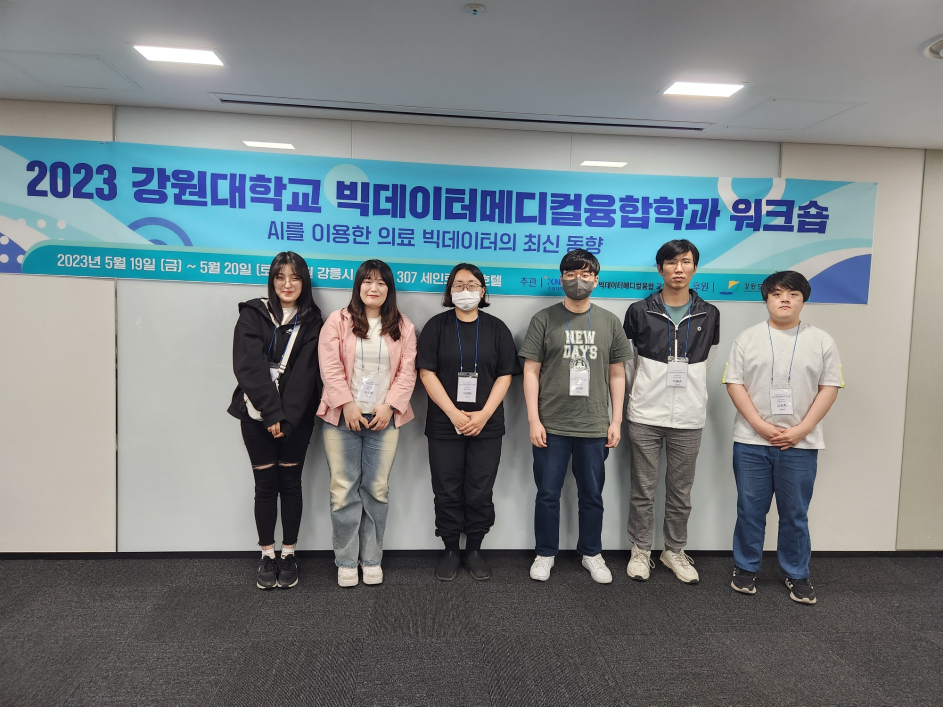
#> input picture images/gallery/20230519154421.jpg, 1885 x 1413 px (shown at 1/2 size); its folder holds 4 pictures in this run
$ python generate_gallery_thumbnails.py
#> lines starting #> are read from the running program, lines starting #| are printed output that depends on the picture
#!/usr/bin/env python3

import argparse
from pathlib import Path

from PIL import Image, ImageOps


ROOT = Path(__file__).resolve().parents[1]
GALLERY_DIR = ROOT / "images" / "gallery"
THUMBNAIL_DIR = GALLERY_DIR / "thumbnails"
IMAGE_EXTENSIONS = {".jpg", ".jpeg", ".png", ".webp"}


def thumbnail_path(source: Path, width: int, height: int) -> Path:
    return THUMBNAIL_DIR / f"{source.stem}-{width}x{height}.jpg"


def needs_update(source: Path, output: Path) -> bool:
    return not output.exists() or source.stat().st_mtime > output.stat().st_mtime


def generate_thumbnail(source: Path, output: Path, width: int, height: int, quality: int) -> bool:
#> called with width = 640, height = 400, quality = 78
    if not needs_update(source, output):
        return False

    output.parent.mkdir(parents=True, exist_ok=True)

    with Image.open(source) as image:
#> image is the input picture: PIL image 1885x1413 RGB; mean R, G, B 119.1, 127.1, 129.8
        image = ImageOps.exif_transpose(image)
        image = image.convert("RGB")
        image = ImageOps.fit(
            image,
            (width, height),
            method=Image.Resampling.LANCZOS,
            centering=(0.5, 0.5),
        )
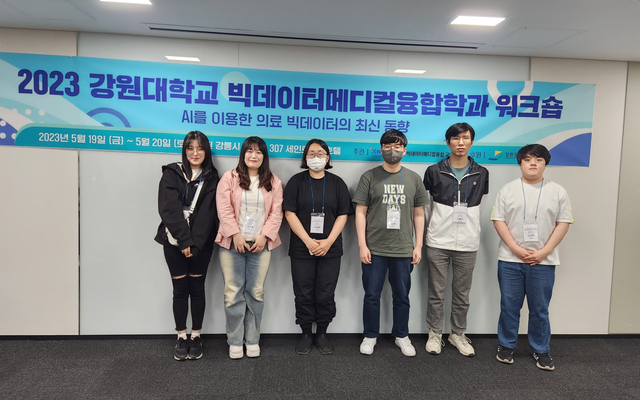
#> image: PIL image 640x400 RGB; mean R, G, B 122.1, 131.9, 135.1
        image.save(output, "JPEG", quality=quality, optimize=True, progressive=True)

    return True


def gallery_images() -> list[Path]:
    if not GALLERY_DIR.exists():
        return []

    return sorted(
        path
        for path in GALLERY_DIR.iterdir()
        if path.is_file() and path.suffix.lower() in IMAGE_EXTENSIONS
    )


def main():
    parser = argparse.ArgumentParser()
    parser.add_argument("--width", type=int, default=640)
    parser.add_argument("--height", type=int, default=400)
    parser.add_argument("--quality", type=int, default=78)
    args = parser.parse_args()

    generated = 0
    skipped = 0

    for source in gallery_images():
        output = thumbnail_path(source, args.width, args.height)
        if generate_thumbnail(source, output, args.width, args.height, args.quality):
            generated += 1
            print(f"THUMBNAIL {source.relative_to(ROOT)} -> {output.relative_to(ROOT)}")
        else:
            skipped += 1
#> pass 2 of the loop in main, `for source in gallery_images():`:
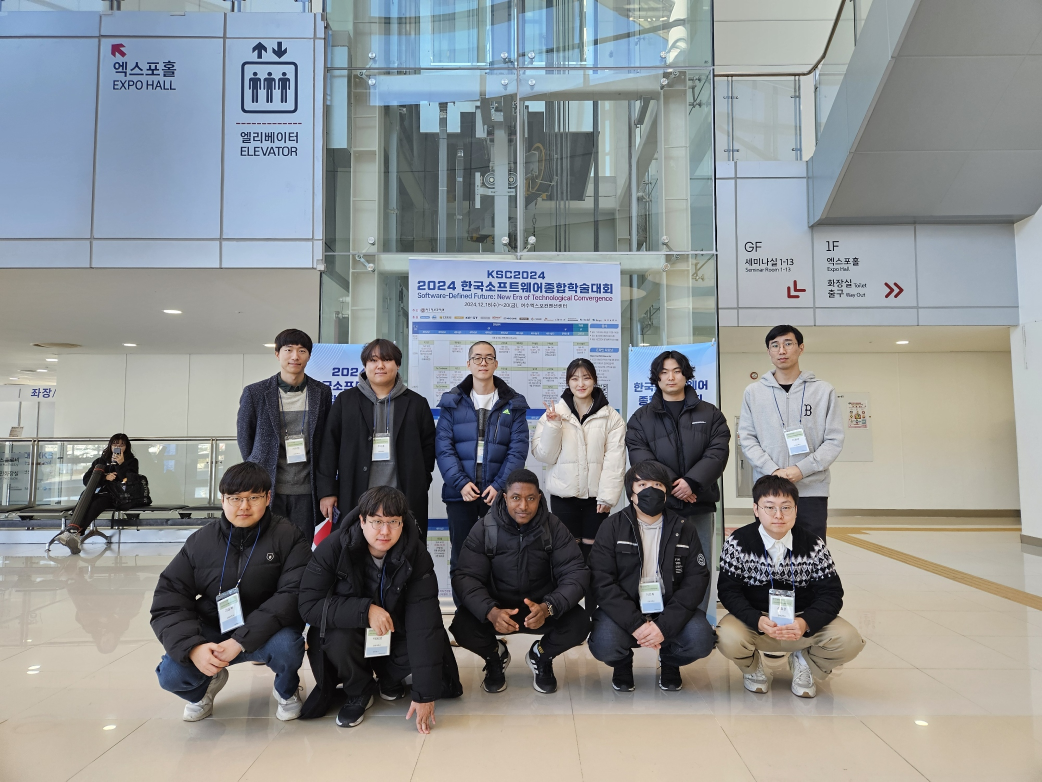
#> input picture images/gallery/20241218124717.jpg, 2084 x 1563 px (shown at 1/2 size)
#> in generate_thumbnail, image is the input picture: PIL image 2084x1563 RGB; mean R, G, B 139.2, 142.3, 143.4
#> in generate_thumbnail (call 2), `image = ImageOps.fit( image, (width, height), method=Image.Resampling...`:
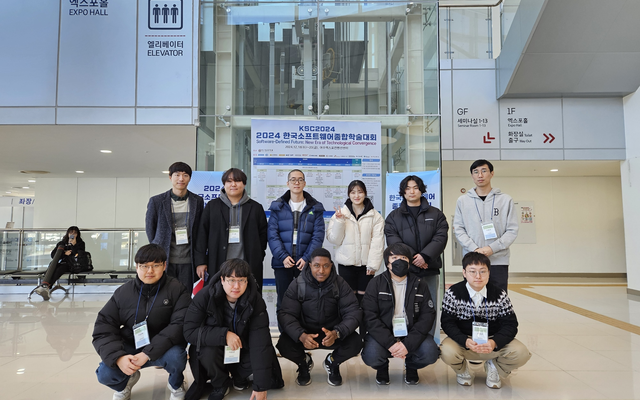
#> image: PIL image 640x400 RGB; mean R, G, B 132.6, 135.7, 137.5
#> pass 3 of the loop in main, `for source in gallery_images():`:
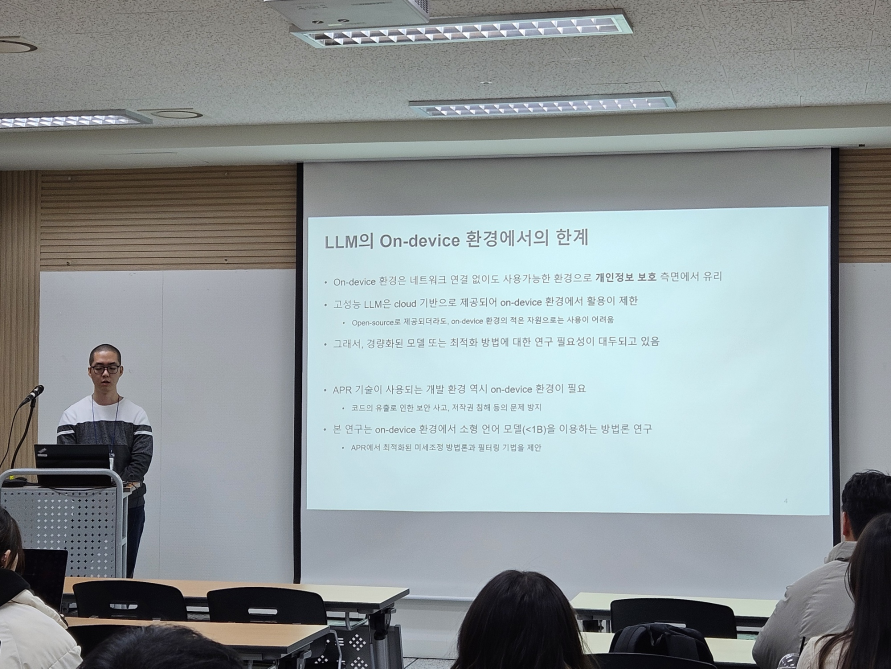
#> input picture images/gallery/20241218131812.jpg, 1782 x 1337 px (shown at 1/2 size)
#> in generate_thumbnail, image is the input picture: PIL image 1782x1337 RGB; mean R, G, B 141.9, 150, 151.5
#> in generate_thumbnail (call 3), `image = ImageOps.fit( image, (width, height), method=Image.Resampling...`:
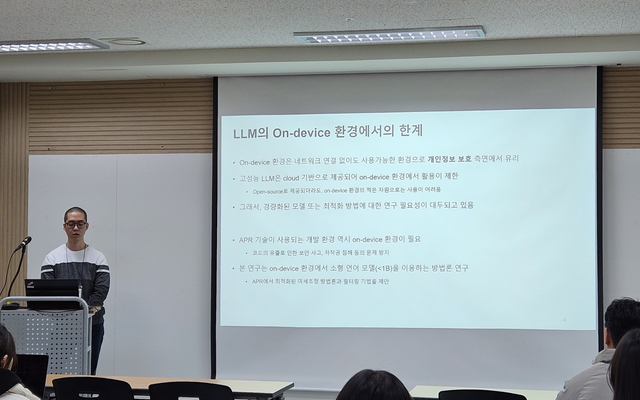
#> image: PIL image 640x400 RGB; mean R, G, B 149.4, 159.3, 161.2
#> the loop made 4 passes; the first 3 are shown

    print(f"checked_gallery_images {generated + skipped}")
    print(f"generated_gallery_thumbnails {generated}")
    print(f"unchanged_gallery_thumbnails {skipped}")


if __name__ == "__main__":
    main()
